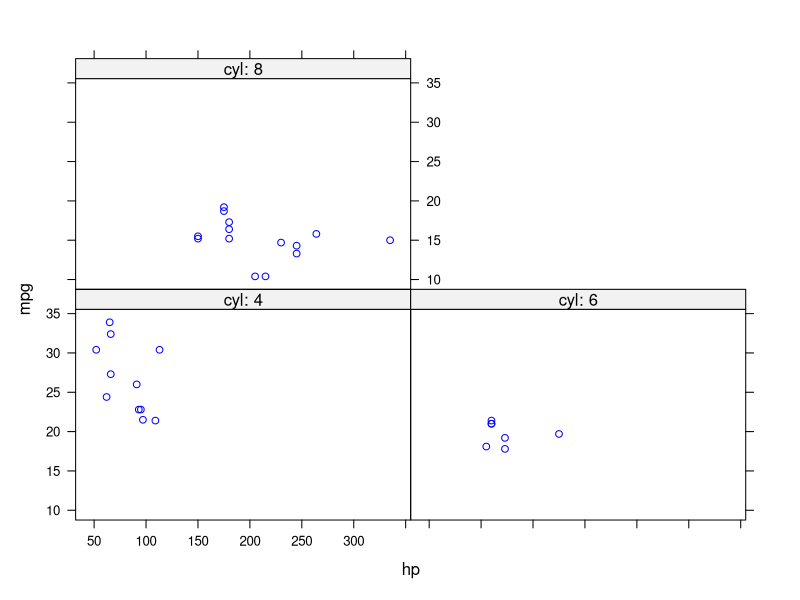

Recreate this plot in R.
# author: SC
# project: github tutorial
# ---

# script purpose: make mtcars plots
# ---

# load libraries:
  library(lattice)
# ---

# load data (dataset mtcars):
  data <- mtcars #dataset to play with
# --
  
# Figure description: miles per gallon by horse power per number of cylinders:
# ---

  xyplot(mpg ~ hp | factor(paste('cyl:',cyl)),
         data = mtcars,
         col = "blue")

# --- end-of-script --- 
